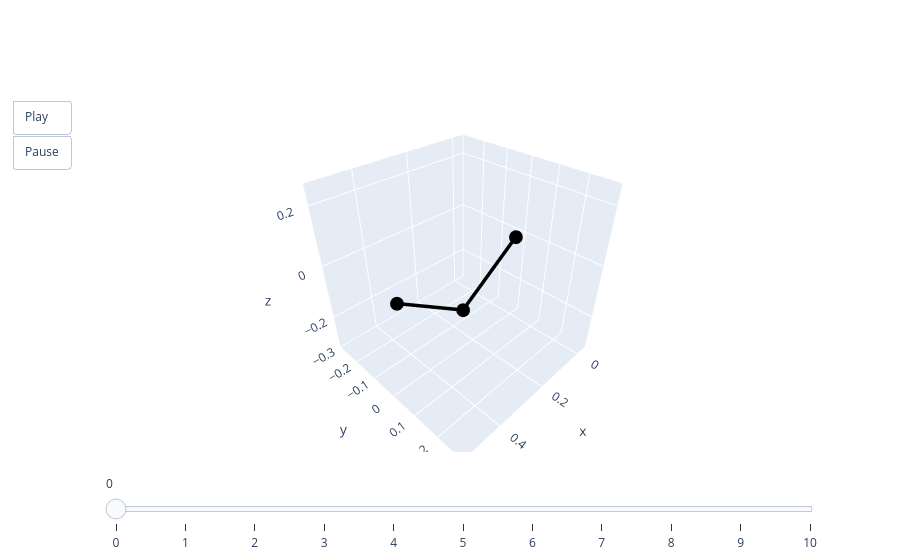

Write notebook code for a chart like this one.
### Code cell
animate(pred[0])

### Figure 1 — Plotly figure (JSON) as saved in the notebook; plotly's stock layout.template omitted (floating-point values rounded to 4 significant figures)
{"data": [{"line": {"color": "black", "width": 7}, "mode": "lines+markers", "type": "scatter3d", "x": [0, 0.25, 0.5], "y": [0, 0, 0], "z": [0, -0.1699, 0]}], "layout": {"scene": {"aspectmode": "cube", "xaxis": {"autorange": false, "range": [-0.05, 0.55]}, "yaxis": {"autorange": false, "range": [-0.3, 0.3]}, "zaxis": {"autorange": false, "range": [-0.335, 0.265]}}, "sliders": [{"steps": [{"args": [["0"], {"frame": {"duration": 0, "redraw": true}, "mode": "immediate"}], "label": "0", "method": "animate"}, {"args": [["1"], {"frame": {"duration": 0, "redraw": true}, "mode": "immediate"}], "label": "1", "method": "animate"}, {"args": [["2"], {"frame": {"duration": 0, "redraw": true}, "mode": "immediate"}], "label": "2", "method": "animate"}, {"args": [["3"], {"frame": {"duration": 0, "redraw": true}, "mode": "immediate"}], "label": "3", "method": "animate"}, {"args": [["4"], {"frame": {"duration": 0, "redraw": true}, "mode": "immediate"}], "label": "4", "method": "animate"}, {"args": [["5"], {"frame": {"duration": 0, "redraw": true}, "mode": "immediate"}], "label": "5", "method": "animate"}, {"args": [["6"], {"frame": {"duration": 0, "redraw": true}, "mode": "immediate"}], "label": "6", "method": "animate"}, {"args": [["7"], {"frame": {"duration": 0, "redraw": true}, "mode": "immediate"}], "label": "7", "method": "animate"}, {"args": [["8"], {"frame": {"duration": 0, "redraw": true}, "mode": "immediate"}], "label": "8", "method": "animate"}, {"args": [["9"], {"frame": {"duration": 0, "redraw": true}, "mode": "immediate"}], "label": "9", "method": "animate"}, {"args": [["10"], {"frame": {"duration": 0, "redraw": true}, "mode": "immediate"}], "label": "10", "method": "animate"}]}], "updatemenus": [{"buttons": [{"args": [null, {"frame": {"duration": 50, "redraw": true}, "fromcurrent": true}], "label": "Play", "method": "animate"}, {"args": [[null], {"frame": {"duration": 0, "redraw": true}, "mode": "immediate"}], "label": "Pause", "method": "animate"}], "showactive": false, "type": "buttons"}]}}
